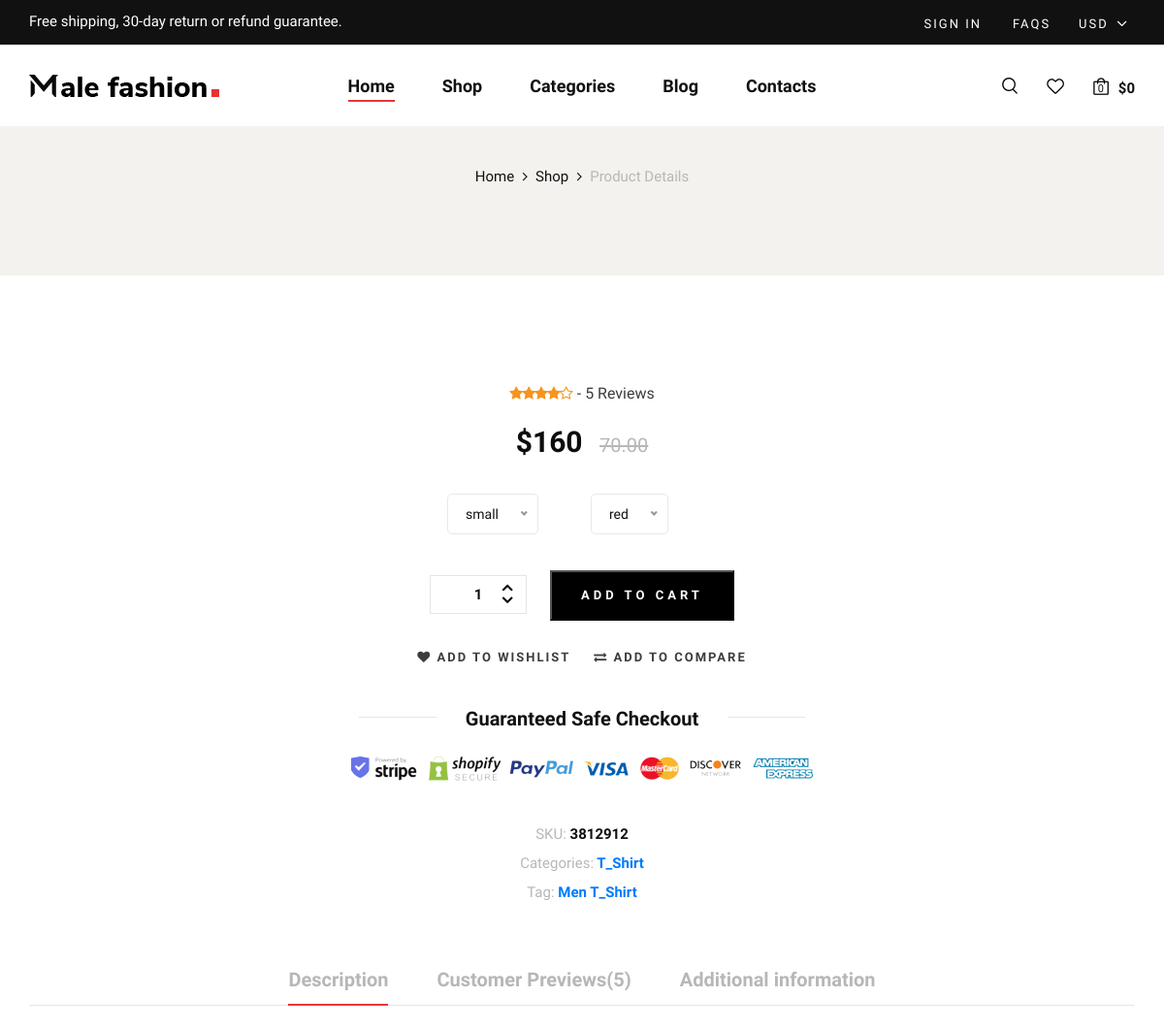
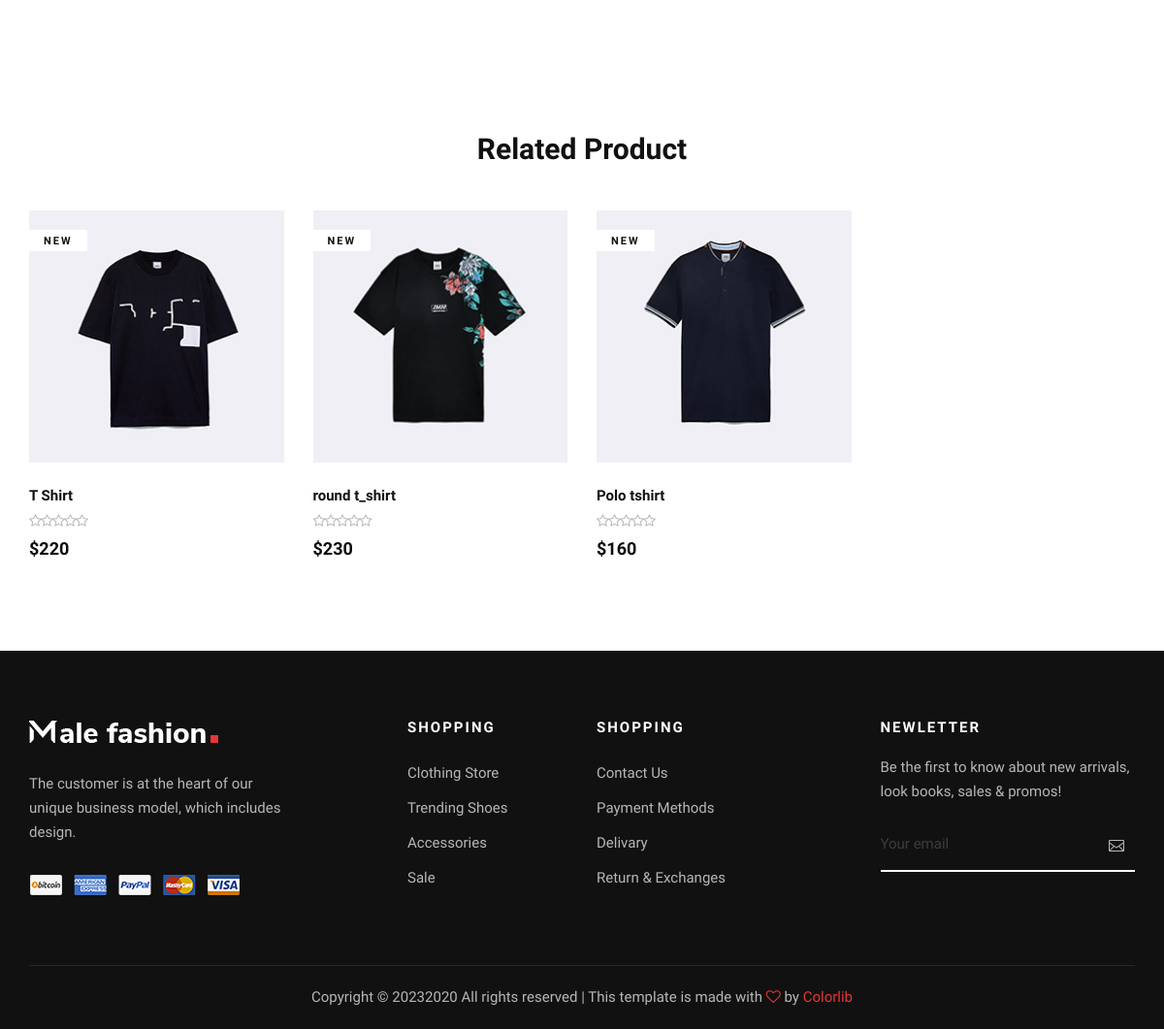
The page /store/category/t_shirt/polo-tshirt/ on the database its author committed (2 pictures, top to bottom).
### store/models.py (models this page shows)
class Product(models.Model):
    name = models.CharField( max_length=50 , unique=True)
    slug = models.SlugField(max_length=50 , unique=True)
    description = models.TextField( max_length=2000 , blank=True)
    products_infomation = models.TextField(max_length=10000 ,  blank=True)
    material_used = models.TextField(max_length=10000 ,  blank=True)
    image = models.ImageField( upload_to='product_img')
    price = models.IntegerField()
    discount = models.IntegerField(default=0)
    stock = models.IntegerField()
    is_available = models.BooleanField(default=True)
    tags = TaggableManager()
    category = models.ForeignKey("category.Category",related_name=("product"), verbose_name=("category product"), on_delete=models.CASCADE)
    created_at = models.DateTimeField(auto_now_add=True)
    modified_date = models.DateField( auto_now=True)
    def get_absolute_url(self):
        return reverse("product_detail", args=[self.category.slug ,self.slug])
    def __str__(self):
        return self.name

### category/models.py (models this page shows)
class Category(models.Model):
    category_name = models.CharField(unique=True, max_length=50)
    slug = models.SlugField(unique=True, max_length=100)
    image = models.ImageField( upload_to='cat_img' , blank=True)
    clas = models.CharField(max_length=50 ,blank=True ,null=True)
    description = models.TextField(max_length=10000,blank=True ,null=True)
    class Meta:
        verbose_name = 'category'
        verbose_name_plural = 'categories'
    def get_url(self):
        return reverse('product_by_category',args=[self.slug])
    def __str__(self):
        return str(self.category_name)

### store/views.py (the view)
# urls.py: path('category/<slug:category_slug>/<slug:product_slug>/',views.product_detail ,name='product_detail'),
def product_detail(request , category_slug , product_slug):
    try:
        single_product = Product.objects.get(category__slug=category_slug, slug=product_slug)
        related = Product.objects.filter(category=single_product.category)
    except Exception as e:
        raise e
    context = {
        'single_product': single_product,
        'related':related,
    }
    return render(request , 'product/product_detail.html', context)

### cart/cart_context.py (called while the page is built)
def counter(request):
    cart_count = 0
    total = 0
    if 'admin' in request.path:
        return{}
    else :
        try :
            cart = Cart.objects.filter(cart_id=_cart_id(request))
            cart_items = CartItem.objects.all().filter(cart=cart[:1])
            for cart_item in cart_items:
                total += (cart_item.product.price * cart_item.quantity)
                cart_count+=cart_item.quantity
        except Cart.DoesNotExist:
            cart_count=0
    return dict(cart_count=cart_count,total=total)

### cart/views.py (called while the page is built)
def _cart_id(request):
    cart = request.session.session_key
    if not cart:
        cart = request.session.create()
    return cart

### category/category_context.py (called while the page is built)
def menu_links(request):
    links = Category.objects.all().annotate(products_count=Count('product'))[:10]
    return dict(links=links)

### store/templates/product/product_detail.html (shortened to what this page needs)
{% extends "base.html" %}
{% load static %}
{% block content %}
<section class="shop-details">
    <div class="product__details__pic">
        <div class="container">
            <div class="row">
                <div class="col-lg-12">
                    <div class="product__details__breadcrumb">
                        <a href="/">Home</a>
                        <a href="{% url 'store'%}">Shop</a>
                        <span>Product Details</span>
                    </div>
                </div>
            </div>
        </div>
    </div>
    <div class="product__details__content">
        <div class="container">
            <form method="GET" action="{% url 'add_cart' single_product.id %}">
                <div class="row d-flex justify-content-center">
                    <div class="col-lg-8">
                        <div class="product__details__text">
                            <div class="rating">
                                <i class="fa fa-star"></i>
                                <i class="fa fa-star"></i>
                                <i class="fa fa-star"></i>
                                <i class="fa fa-star"></i>
                                <i class="fa fa-star-o"></i>
                                <span> - 5 Reviews</span>
                            </div>
                            <h3>${{single_product.price}} <span>70.00</span></h3>
                            <div class="product__details__option">
                                <div class="product__details__option__size">
                                </div>
                                <div class="product__details__option__size">
                                </div>
                            </div>
                            <div class="product__details__cart__option">
                                <div class="quantity">
                                    <div class="pro-qty">
                                        <input type="text" name="quantity" value="1">
                                    </div>
                                </div>
                                <button type="submit" class="primary-btn">add to cart</button>
                            </div>
                            <div class="product__details__btns__option">
                                <a href="#"><i class="fa fa-heart"></i> add to wishlist</a>
                                <a href="#"><i class="fa fa-exchange"></i> Add To Compare</a>
                            </div>
                            <div class="product__details__last__option">
                                <h5><span>Guaranteed Safe Checkout</span></h5>
                                <img src="img/shop-details/details-payment.png" alt="">
                                <ul>
                                    <li><span>SKU:</span> 3812912</li>
                                    <li><span>Categories:</span><a href="{{single_product.category.get_url}}">
                                            {{single_product.category}} </a></li>
                                    {% if single_product.tags.all %}
                                    <li><span>Tag:</span> {% for tag in single_product.tags.all %}<a
                                            href="{% url 'product_by_tags' tag %}">{{tag}}</a> {% endfor %}</li>
                                    {% endif %}
                                </ul>
                            </div>
                        </div>
                    </div>
                </div>
            </form>
            <div class="row">
                <div class="col-lg-12">
                    <div class="product__details__tab">
                        <ul class="nav nav-tabs" role="tablist">
                            <li class="nav-item">
                                <a class="nav-link active" data-toggle="tab" href="#tabs-5" role="tab">Description</a>
                            </li>
                            <li class="nav-item">
                                <a class="nav-link" data-toggle="tab" href="#tabs-6" role="tab">Customer
                                    Previews(5)</a>
                            </li>
                            <li class="nav-item">
                                <a class="nav-link" data-toggle="tab" href="#tabs-7" role="tab">Additional
                                    information</a>
                            </li>
                        </ul>
                        <div class="tab-content">
                            <div class="tab-pane active" id="tabs-5" role="tabpanel">
                                <div class="product__details__tab__content">
                                </div>
                            </div>
                        </div>
                    </div>
                </div>
            </div>
        </div>
    </div>
</section>
<section class="related spad">
    <div class="container">
        <div class="row">
            <div class="col-lg-12">
                <h3 class="related-title">Related Product</h3>
            </div>
        </div>
        <div class="row">
            {% for product in related %}
            <div class="col-lg-3 col-md-6 col-sm-6 col-sm-6">
                <div class="product__item">
                    <div class="product__item__pic set-bg" data-setbg="{{product.image.url}}">
                        <span class="label">New</span>
                    </div>
                    <div class="product__item__text">
                        <h6>{{product}}</h6>
                        <div class="rating">
                            <i class="fa fa-star-o"></i>
                            <i class="fa fa-star-o"></i>
                            <i class="fa fa-star-o"></i>
                            <i class="fa fa-star-o"></i>
                            <i class="fa fa-star-o"></i>
                        </div>
                        <h5>${{product.price}}</h5>
                    </div>
                </div>
            </div>
            {% endfor %}
        </div>
    </div>
</section>
{% endblock content %}

### rows shown on the page
Product: price "160", category "T_Shirt", shows a picture, name "Polo tshirt"
Tag: name "Men"
Tag: name "T_Shirt"
Product: shows a picture, name "T Shirt", price "220"
Product: shows a picture, name "round t_shirt", price "230"

### other values the page prints
{{ cart_count }} "0"
{{ total }} "0"
